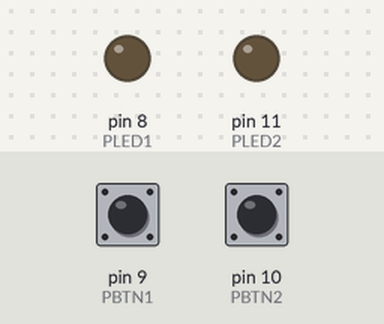
Bench run of a sketch on a simulated Arduino Uno, built with avr-gcc and run on an emulated ATmega328P. Parts: output pins drawn as LEDs (lit = HIGH). Dashed ring = blinking. The inputs (shaded band) are chosen by the test bench; at power-on: pin 9 (PBTN1) HIGH, pin 10 (PBTN2) HIGH.

Above: at 1.2 s.
1.3 s: pin 9 (PBTN1) pulled LOW for 3.2 s
At 2.1 s:
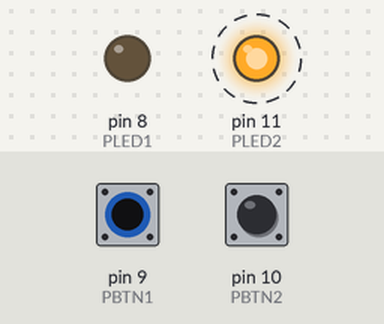
6.8 s: pin 10 (PBTN2) pulled LOW for 3.2 s
At 8.6 s:
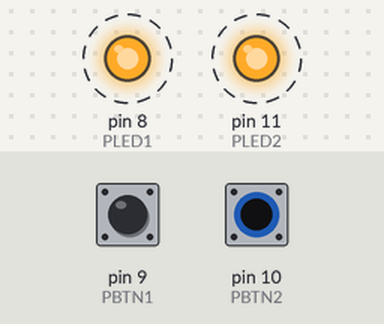
Timing chart, 0 to 12.3 s (numbered marks = the images above; inputs shaded):
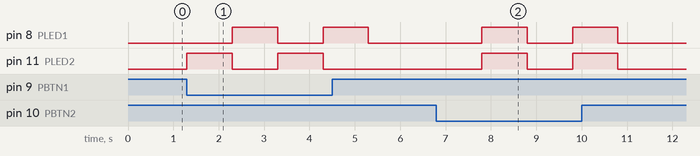

The sketch:

simple-blink.ino
```cpp
//define all pins needed
#define PLED1 8
#define PLED2 11
#define PBTN1 9
#define PBTN2 10

//initiate led state and button state
// bool ledState1 = false;
// bool ledState2 = false;
bool ledState = false;
bool btnState1 = false;
bool btnState2 = false;

void setup()
{
    /*
    * setup all pin mode
    * PBTN -> INPUT
    * PLED -> OUTPUT
    */
    pinMode(PBTN1, INPUT_PULLUP);
    pinMode(PBTN2, INPUT_PULLUP);
    pinMode(PLED1, OUTPUT);
    pinMode(PLED2, OUTPUT);

    // Serial.begin(9600);
}

void loop()
{
    //read button state
    btnState1 = digitalRead(PBTN1); // pushed -> false/LOW/0
    btnState2 = digitalRead(PBTN2); // pushed -> false/LOW/0

    //print state for debugging
    // Serial.print("button 1 state:");
    // Serial.println(btnState1);
    // Serial.print("button 2 state:");
    // Serial.println(btnState2);

    if (!btnState1)
    {
        //condition 1
        digitalWrite(PLED1, ledState); // if false will be turning off
        digitalWrite(PLED2, !ledState);
        delay(1000);
        // ledState1 = !ledState1;
        // ledState2 = !ledState2;
        ledState = !ledState;

        // if (ledState1 == true)
        // {
        //     ledState1 = false;
        // }
        // else if (ledState1 == false)
        // {
        //     ledState1 = true;
        // }

        // if (ledState2 == true)
        // {
        //     ledState2 = false;
        // }
        // else if (ledState2 == false)
        // {
        //     ledState2 = true;
        // }
    }
    else if (!btnState2)
    {
        //condition 2
        digitalWrite(PLED1, ledState);
        digitalWrite(PLED2, ledState);
        delay(1000);
        // ledState1 = !ledState1;
        // ledState2 = !ledState2;
        ledState = !ledState;
    }
    else
    {
        //default condition
        //all leds will switch off
        // ledState1 = false;
        // ledState2 = false;
        ledState = false;
        digitalWrite(PLED1, ledState);
        digitalWrite(PLED2, ledState);
    }
}
```

Measured:
- after the input at 1.3 s, pin 8 (PLED1): alternates HIGH for 1.0 s and LOW for 1.0 s, starting after 1.0 s; pin 11 (PLED2): alternates HIGH for 1.0 s and LOW for 1.0 s, 4 changes in all, then stays LOW, starting at once
- after the input at 6.8 s, pin 8 (PLED1), pin 11 (PLED2): alternates HIGH for 1.0 s and LOW for 1.0 s, 4 changes in all, then stays LOW, starting after 1.0 s
